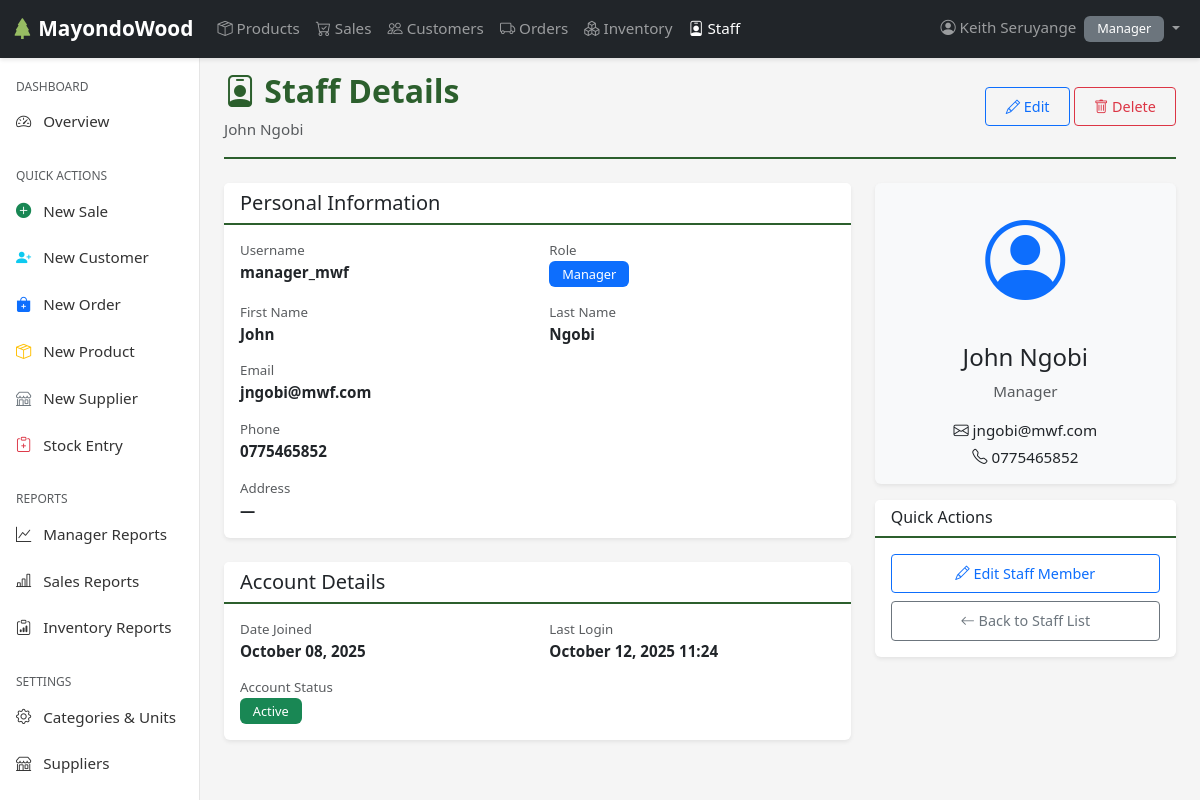
The page /users/staff/6/ (signed in) on the database its author committed.
### users/models.py (models this page shows, shortened)
class Employee(AbstractUser):
    ROLES = [
        ('SALES', 'Sales'),
        ('INVENTORY', 'Inventory'),
        ('MANAGER', 'Manager'),
    ]
    role = models.CharField(max_length=20, choices=ROLES)
    phone = models.CharField(max_length=15, blank=True, null=True)
    address = models.TextField(blank=True, null=True)
    is_active = models.BooleanField(default=True)
    created_at = models.DateTimeField(auto_now_add=True)
    updated_at = models.DateTimeField(auto_now=True)
    class Meta:
        ordering = ['-date_joined']
        verbose_name = 'Employee'
        verbose_name_plural = 'Employees'

### users/views.py (the view)
# urls.py: path('staff/<int:pk>/', views.staff_detail, name='staff_detail'),
@login_required
@user_passes_test(is_manager, login_url='users:login')
def staff_detail(request, pk):
    staff_user = get_object_or_404(Employee, pk=pk)
    return render(request, 'users/staff_detail.html', {
        'staff_user': staff_user,
        'title': f"Staff Details: {staff_user.get_full_name() or staff_user.username}"
    })

### users/views.py (called while the page is built)
def is_manager(user):
    return user.is_authenticated and user.role == 'MANAGER'

### users/templates/users/staff_detail.html (shortened to what this page needs)
{% extends 'base.html' %}
{% load static %}
{% block content %}
<div class="page-header mb-4">
    <div class="d-flex justify-content-between align-items-center">
        <div>
            <h1><i class="bi bi-person-badge"></i> Staff Details</h1>
            <p class="text-muted mb-0">{{ staff_user.get_full_name|default:staff_user.username }}</p>
        </div>
        <div>
            <a href="{% url 'users:update_staff' staff_user.pk %}" class="btn btn-outline-primary">
                <i class="bi bi-pencil"></i> Edit
            </a>
            <a href="{% url 'users:delete_staff' staff_user.pk %}" class="btn btn-outline-danger">
                <i class="bi bi-trash"></i> Delete
            </a>
        </div>
    </div>
</div>
<div class="row">
    <div class="col-lg-8">
        <div class="card mb-4">
            <div class="card-header">
                <h5 class="mb-0">Personal Information</h5>
            </div>
            <div class="card-body">
                <div class="row mb-3">
                    <div class="col-md-6">
                        <small class="text-muted d-block">Username</small>
                        <strong>{{ staff_user.username }}</strong>
                    </div>
                    <div class="col-md-6">
                        <small class="text-muted d-block">Role</small>
                        <span class="badge bg-primary">{{ staff_user.get_role_display }}</span>
                    </div>
                </div>
                <div class="row mb-3">
                    <div class="col-md-6">
                        <small class="text-muted d-block">First Name</small>
                        <strong>{{ staff_user.first_name|default:"—" }}</strong>
                    </div>
                    <div class="col-md-6">
                        <small class="text-muted d-block">Last Name</small>
                        <strong>{{ staff_user.last_name|default:"—" }}</strong>
                    </div>
                </div>
                <div class="mb-3">
                    <small class="text-muted d-block">Email</small>
                    <strong>{{ staff_user.email|default:"—" }}</strong>
                </div>
                <div class="mb-3">
                    <small class="text-muted d-block">Phone</small>
                    <strong>{{ staff_user.phone|default:"—" }}</strong>
                </div>
                <div class="mb-0">
                    <small class="text-muted d-block">Address</small>
                    <strong>{{ staff_user.address|default:"—" }}</strong>
                </div>
            </div>
        </div>
        <div class="card">
            <div class="card-header">
                <h5 class="mb-0">Account Details</h5>
            </div>
            <div class="card-body">
                <div class="row mb-3">
                    <div class="col-md-6">
                        <small class="text-muted d-block">Date Joined</small>
                        <strong>{{ staff_user.date_joined|date:"F d, Y" }}</strong>
                    </div>
                    <div class="col-md-6">
                        <small class="text-muted d-block">Last Login</small>
                        <strong>
                            {% if staff_user.last_login %}
                                {{ staff_user.last_login|date:"F d, Y H:i" }}
                            {% else %}
                                Never
                            {% endif %}
                        </strong>
                    </div>
                </div>
                <div class="mb-0">
                    <small class="text-muted d-block">Account Status</small>
                    {% if staff_user.is_active %}
                        <span class="badge bg-success">Active</span>
                    {% else %}
                        <span class="badge bg-danger">Inactive</span>
                    {% endif %}
                </div>
            </div>
        </div>
    </div>
    <div class="col-lg-4">
        <div class="card bg-light mb-3">
            <div class="card-body text-center">
                <div class="mb-4">
                    <i class="bi bi-person-circle text-primary" style="font-size: 5rem;"></i>
                </div>
                <h4>{{ staff_user.get_full_name|default:staff_user.username }}</h4>
                <p class="text-muted mb-3">{{ staff_user.get_role_display }}</p>
                {% if staff_user.email %}
                <p class="mb-1">
                    <i class="bi bi-envelope"></i> {{ staff_user.email }}
                </p>
                {% endif %}
                {% if staff_user.phone %}
                <p class="mb-0">
                    <i class="bi bi-telephone"></i> {{ staff_user.phone }}
                </p>
                {% endif %}
            </div>
        </div>
        <div class="card">
            <div class="card-header">
                <h6 class="mb-0">Quick Actions</h6>
            </div>
            <div class="card-body">
                <a href="{% url 'users:update_staff' staff_user.pk %}" class="btn btn-outline-primary w-100 mb-2">
                    <i class="bi bi-pencil"></i> Edit Staff Member
                </a>
                <a href="{% url 'users:staff_list' %}" class="btn btn-outline-secondary w-100">
                    <i class="bi bi-arrow-left"></i> Back to Staff List
                </a>
            </div>
        </div>
    </div>
</div>
{% endblock %}

### templates/includes/navbar.html (shortened to what this page needs)
{% load static %}
<nav class="navbar navbar-expand-lg navbar-dark bg-dark fixed-top">
    <div class="container-fluid">
        <a class="navbar-brand" href="{% url 'users:dashboard' %}">
            <i class="bi bi-tree-fill"></i> MayondoWood
        </a>
        <div class="collapse navbar-collapse" id="navbarNav">
            <ul class="navbar-nav me-auto">
                <li class="nav-item">
                    <a class="nav-link {% if request.resolver_match.url_name == 'product_list' %}active{% endif %}"
                       href="{% url 'products:product_list' %}">
                        <i class="bi bi-box-seam"></i> Products
                    </a>
                </li>
                {% if user.role in 'MANAGER,SALES' %}
                <li class="nav-item">
                    <a class="nav-link {% if 'sales' in request.path %}active{% endif %}"
                       href="{% url 'sales:sale_list' %}">
                        <i class="bi bi-cart-check"></i> Sales
                    </a>
                </li>
                <li class="nav-item">
                    <a class="nav-link {% if 'customer' in request.path %}active{% endif %}"
                       href="{% url 'sales:customer_list' %}">
                        <i class="bi bi-people"></i> Customers
                    </a>
                </li>
                {% endif %}
                {% if user.role in 'MANAGER,INVENTORY' %}
                <li class="nav-item">
                    <a class="nav-link {% if 'orders' in request.path %}active{% endif %}"
                       href="{% url 'orders:order_list' %}">
                        <i class="bi bi-truck"></i> Orders
                    </a>
                </li>
                <li class="nav-item">
                    <a class="nav-link {% if 'inventory' in request.path %}active{% endif %}"
                       href="{% url 'inventory:stock_list' %}">
                        <i class="bi bi-boxes"></i> Inventory
                    </a>
                </li>
                {% endif %}
                {% if user.role == 'MANAGER' %}
                <li class="nav-item">
                    <a class="nav-link {% if 'staff' in request.path %}active{% endif %}"
                       href="{% url 'users:staff_list' %}">
                        <i class="bi bi-person-badge"></i> Staff
                    </a>
                </li>
                {% endif %}
            </ul>
            <ul class="navbar-nav">
                <li class="nav-item dropdown">
                    <a class="nav-link dropdown-toggle" href="#" id="userDropdown" role="button"
                       data-bs-toggle="dropdown" aria-expanded="false">
                        <i class="bi bi-person-circle"></i> {{ user.get_full_name|default:user.username }}
                        <span class="badge bg-secondary ms-1">{{ user.get_role_display }}</span>
                    </a>
                </li>
            </ul>
        </div>
    </div>
</nav>

### static/css/styles.css (style rules this page uses)
:root { --primary-color: #2c5f2d; --secondary-color: #97bc62; --dark-color: #1a1a1a; --light-color: #f8f9fa; --danger-color: #dc3545; --warning-color: #ffc107; --success-color: #28a745; --info-color: #17a2b8; }
body { font-family: 'Segoe UI', Tahoma, Geneva, Verdana, sans-serif; font-size: 0.95rem; background-color: #f5f5f5; }
.navbar { box-shadow: 0 2px 4px rgba(0,0,0,.1); }
.navbar-brand { font-weight: 600; font-size: 1.3rem; }
.navbar-brand i { color: var(--secondary-color); }
.card { box-shadow: 0 0.125rem 0.25rem rgba(0, 0, 0, 0.075); border: none; margin-bottom: 1.5rem; transition: transform 0.2s ease; }
.card-header { background-color: white; border-bottom: 2px solid var(--primary-color); font-weight: 600; }
.badge { padding: 0.4rem 0.8rem; font-weight: 500; font-size: 0.8rem; }
.btn { font-size: 0.9rem; padding: 0.5rem 1.2rem; border-radius: 0.25rem; transition: all 0.3s ease; }
.page-header { padding-bottom: 1rem; margin-bottom: 1.5rem; margin-top: 3rem; border-bottom: 2px solid var(--primary-color); }
.page-header h1 { color: var(--primary-color); font-weight: 700; font-size: 2rem; }

### rows shown on the page
Employee: get_full_name "Keith Seruyange", role "Manager"
Employee: get_full_name "John Ngobi", username "manager_mwf", role "Manager", first_name "John", last_name "Ngobi", email "jngobi@mwf.com", phone "0775465852", address "—", date_joined "October 08, 2025", last_login "October 12, 2025 11:24"
